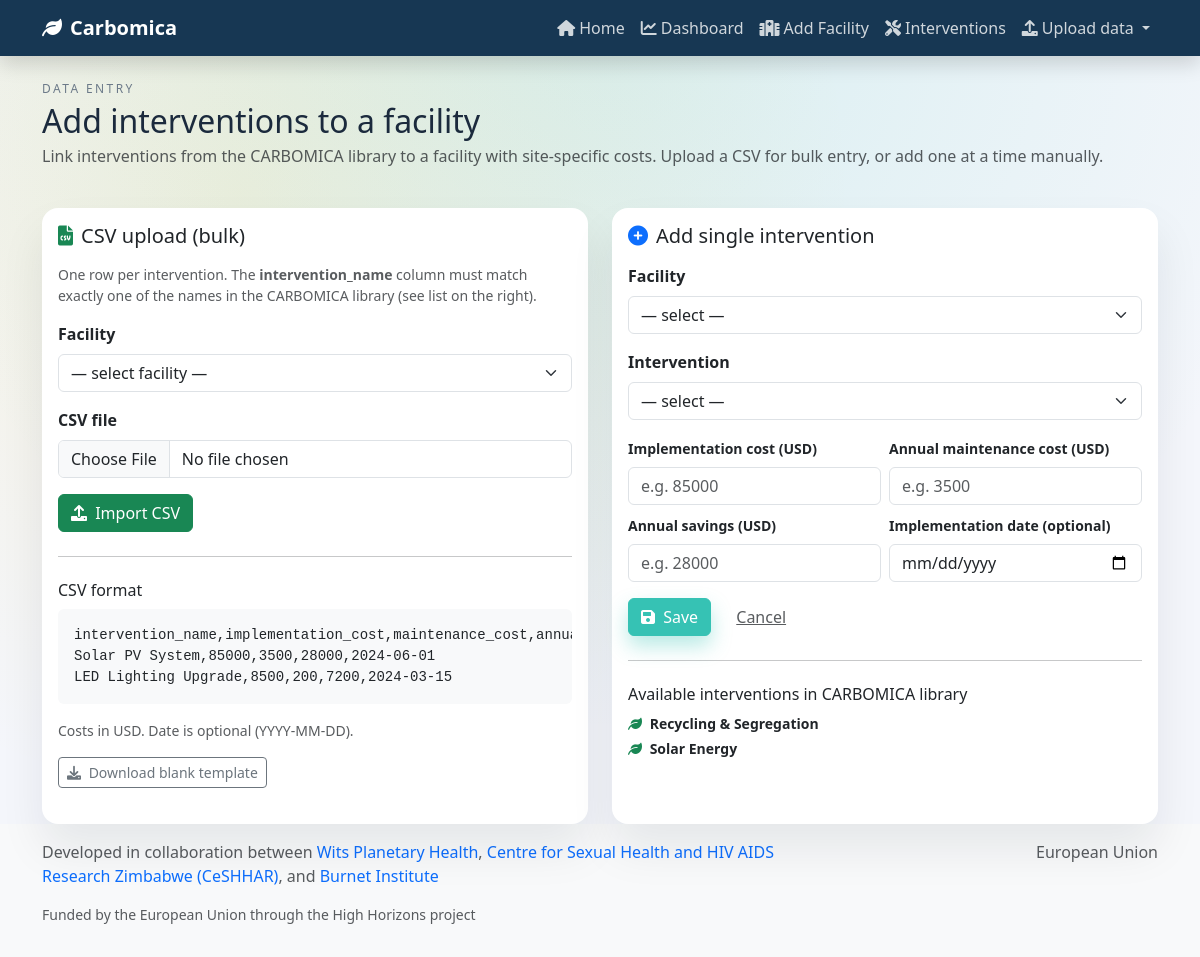
The app's page /upload/interventions/, older data.
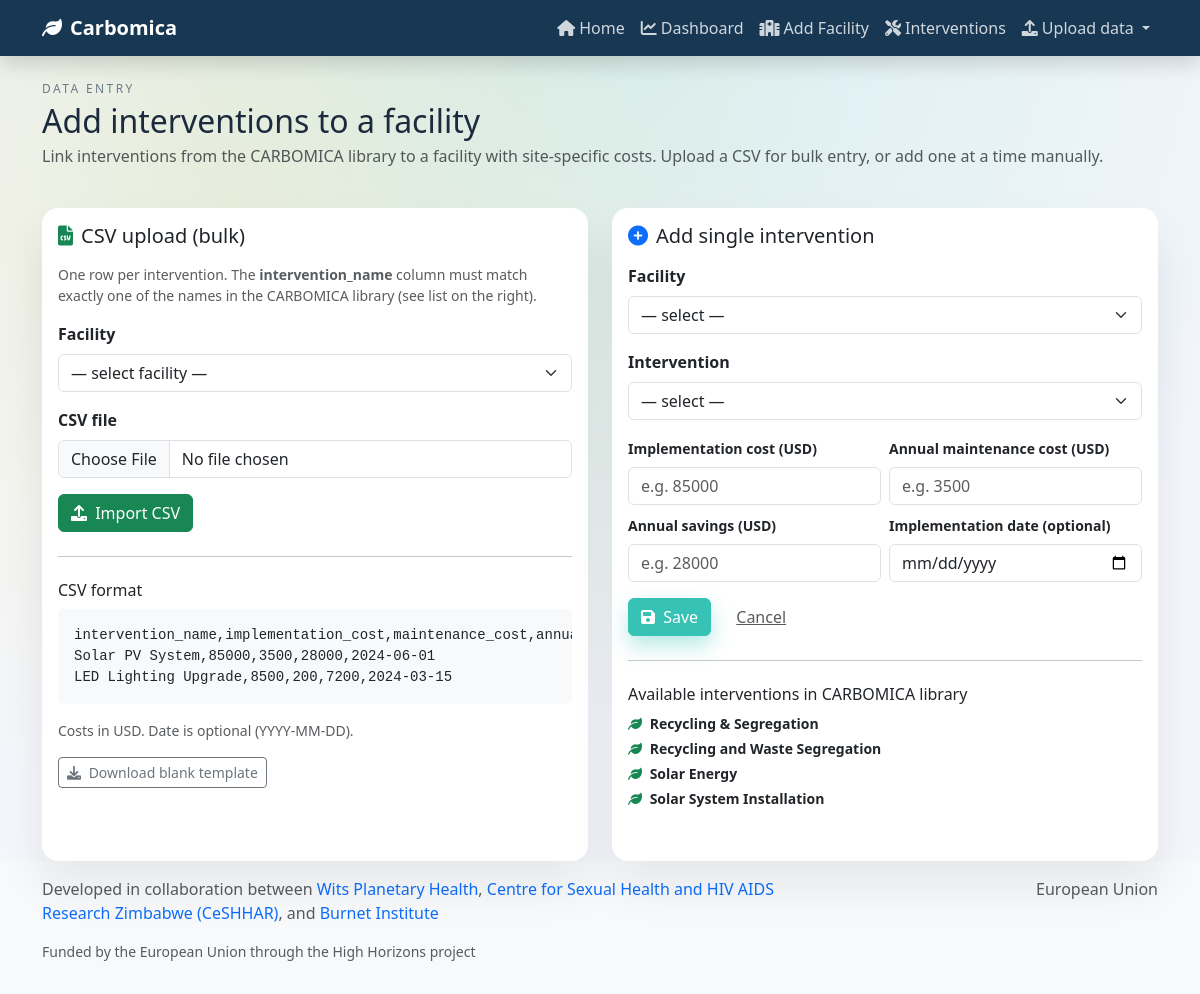
The same page, newer data.
### appname/models.py (models this page shows, shortened)
class Intervention(models.Model):
    code_name = models.CharField(max_length=100)
    display_name = models.CharField(max_length=100)
    status = models.CharField(
        max_length=50,
        choices=[
            ('Planned', 'Planned'),
            ('In Progress', 'In Progress'),
            ('Completed', 'Completed'),
            ('Cancelled', 'Cancelled')
        ],
        default='Planned'
    )
    description = models.TextField(blank=True)
    emission_reduction_percentage = models.DecimalField(
        max_digits=5,
        decimal_places=2,
        validators=[MinValueValidator(0.0), MaxValueValidator(100.0)],
        help_text="Expected percentage reduction in emissions",
        default=0.0
    )
    payback_period = models.IntegerField(
        validators=[MinValueValidator(0)],
        help_text="Expected payback period in months",
        default=0
    )
    energy_savings = models.DecimalField(
        max_digits=10,
        decimal_places=2,
        validators=[MinValueValidator(0.0)],
        help_text="Expected annual energy savings in kWh",
        default=0.0
    )
    sdg_goals = models.CharField(
        max_length=50,
        blank=True,
        default='',
        help_text="Comma-separated SDG numbers this intervention contributes to (e.g. '3,7,13')"
    )
    class Meta:
        verbose_name = _('Intervention')
        verbose_name_plural = _('Interventions')
        ordering = ['display_name']

### appname/views.py (the view, shortened to what this page needs)
# urls.py: path('upload/interventions/', views.upload_interventions, name='upload_interventions'),
def upload_interventions(request):
    facilities = Facility.objects.order_by('display_name')
    interventions_qs = Intervention.objects.order_by('display_name')
    return render(request, 'appname/upload_interventions.html', {
        'facilities': facilities,
        'interventions': interventions_qs,
    })

### appname/templates/appname/upload_interventions.html (shortened to what the changed rows need)
{% extends 'appname/base.html' %}
{% load humanize %}
{% block content %}
<div class="row mb-4">
    <div class="col-12">
        <h2 class="mb-0">Add interventions to a facility</h2>
    </div>
</div>
<div class="row g-4">
    <div class="col-lg-6">
        <div class="card h-100">
            <div class="card-body">
                <ul class="list-unstyled small">
                    {% for i in interventions %}
                    <li class="mb-1">
                        <i class="fas fa-leaf text-success me-1"></i>
                        <strong>{{ i.display_name }}</strong>
                    </li>
                    {% endfor %}
                </ul>
            </div>
        </div>
    </div>
</div>
{% endblock %}

Row changes from the older to the newer data that the page shows:
added Intervention: display_name "Recycling and Waste Segregation"
added Intervention: display_name "Solar System Installation"
